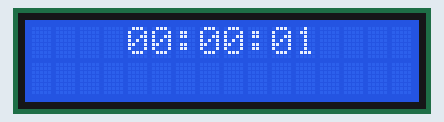
A sketch run on a simulated Arduino Uno, built with avr-gcc and run on an emulated ATmega328P. On the bench: 16×2 character LCD.

Above: at 1.1 s.
At 5.1 s:
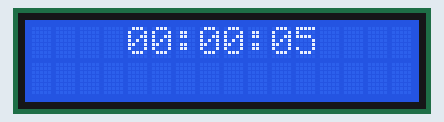
At 10.2 s:
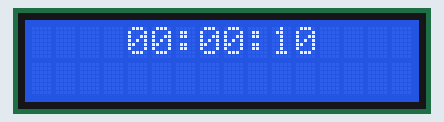
At 19.2 s:
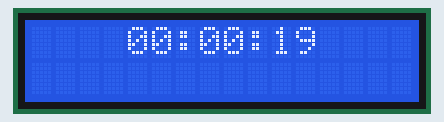
At 28.3 s:
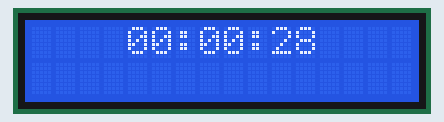
At 38.3 s:
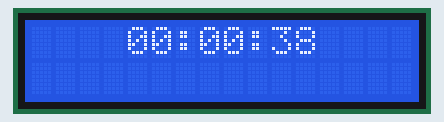

Measured:
- what the display in image 0 shows lasts 1.0 s, from 1.1 s to 2.1 s

The sketch:

semi1_relogio.ino
```cpp
#include<LiquidCrystal.h>

LiquidCrystal lcd(13,12,11,10,9,8);

// VARIAVEIS RELÓGIO
int hh = 0;
int mm = 0;
int ss = 0;

//CONTADOR
int cont = 0;

void setup() {
  //---------------SETUP 16X2------------------
    lcd.begin(16,2);
    lcd.clear();

  //-----------SETUP TIMER1 SEGUNDOS-----------
    TCCR1A = 0;
    TCCR1B = 0;
    TIMSK1 |= (1 << TOIE1);
    TCCR1B = 1;
    TCNT1  = 0;
}

ISR(TIMER1_OVF_vect){
  if(cont == 245){
    action();
    cont = 0;
  }
  TCNT1 = 0;
  cont++;
}

void show_time(){
  lcd.setCursor(4,0);

  if(hh < 10)
    lcd.print("0");
  lcd.print(hh);
  lcd.print(":");
  if(mm < 10)
    lcd.print("0");
  lcd.print(mm);
  lcd.print(":");
  if(ss < 10)
    lcd.print("0");
  lcd.print(ss);

}

void rule_clock(){
    ss += 1;
    if((ss == 60) && (mm < 59)){
      ss = 0;
      mm += 1;
    }
    else if((ss == 60) && (mm == 59) && (hh < 23)){
      ss = 0;
      mm = 0;
      hh += 1;
    }
    else if((ss == 60) && (mm == 59) && (hh == 23)){
      ss = 0;
      mm = 0;
      hh = 0;
    }
}

void action(){
  rule_clock();
  show_time();
}

void loop(){

}
```
